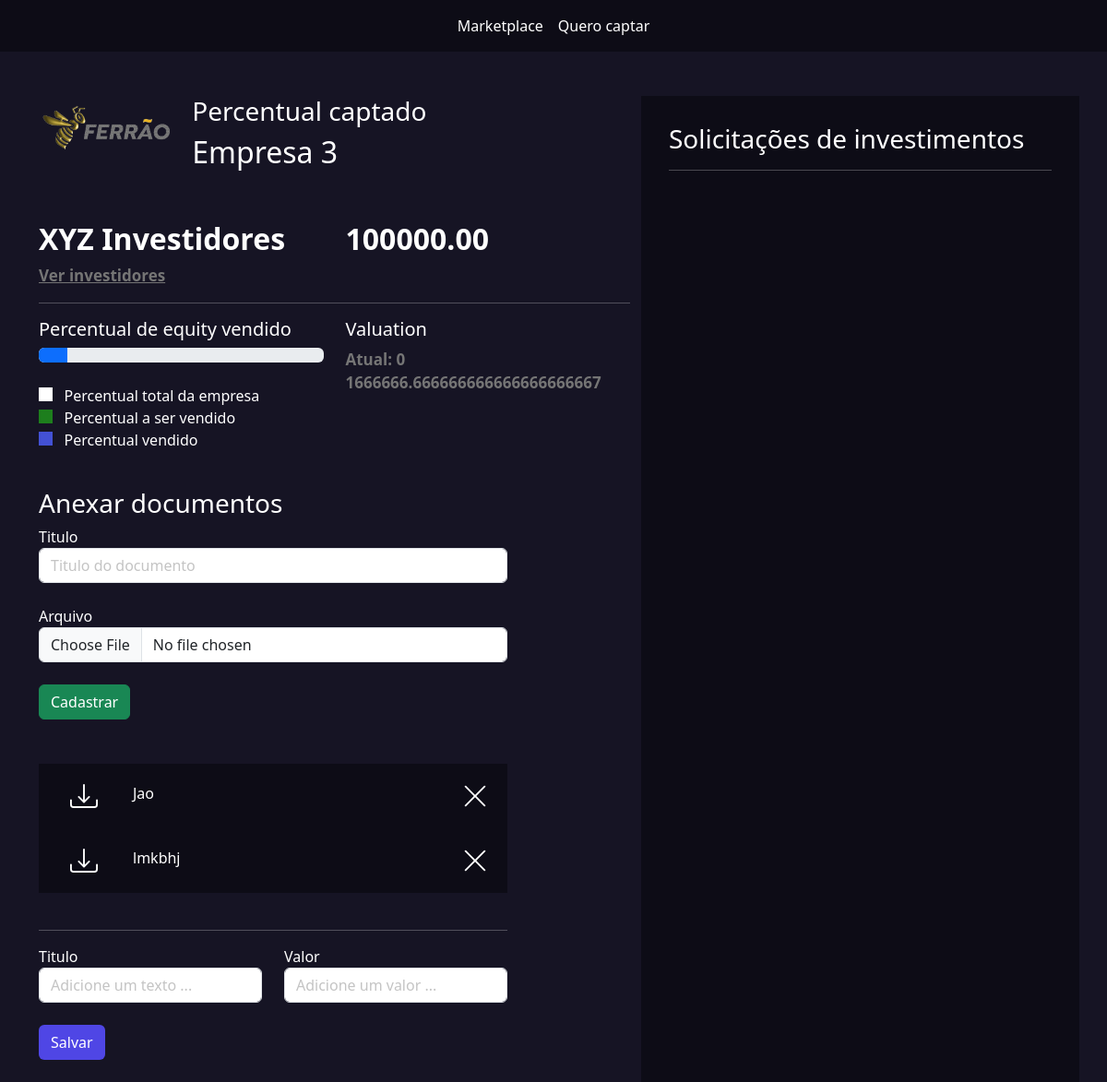
Page /empresarios/empresa/2 (signed in) on the committed database.
### empresarios/models.py (models this page shows, shortened)
class Empresas(models.Model):
    tempo_existencia_choices = (
        ('-6', 'Menos de 6 meses'),
        ('+6', 'Mais de 6 meses'),
        ('+1', 'Mais de 1 ano'),
        ('+5', 'Mais de 5 anos')
    )
    estagio_choices = (
        ('I', 'Tenho apenas uma idea'),
        ('MVP', 'Possuo um MVP'),
        ('MVPP', 'Possuo um MVP com clientes pagantes'),
        ('E', 'Empresa pronta para escalar'),
    )
    area_choices = (
        ('ED', 'Ed-tech'),
        ('FT', 'Fintech'),
        ('AT', 'Agrotech'),
    )
    user = models.ForeignKey(User, on_delete=models.DO_NOTHING)
    nome = models.CharField(max_length=50)
    cnpj = models.CharField(max_length=30)
    site = models.URLField()
    tempo_existencia = models.CharField(max_length=2, choices=tempo_existencia_choices, default='-6')
    descricao = models.TextField()
    data_final_captacao = models.DateField()
    percentual_equity = models.IntegerField() # Percentual esperado
    estagio = models.CharField(max_length=4, choices=estagio_choices, default='I')
    area = models.CharField(max_length=3, choices=area_choices)
    publico_alvo = models.CharField(max_length=3)
    valor = models.DecimalField(max_digits=9, decimal_places=2) # Valor total a ser vendido
    pitch = models.FileField(upload_to='pitchs')
    logo = models.FileField(upload_to='logo')
    @property
    def valuation(self):
        return (100 * self.valor) / self.percentual_equity

class Documento(models.Model):
    empresa = models.ForeignKey(Empresas, on_delete=models.DO_NOTHING)
    titulo = models.CharField(max_length=30)
    arquivo = models.FileField(upload_to="documentos")

### empresarios/views.py (the view)
# urls.py: path('empresa/<int:id>', views.empresa, name="empresa"),
def empresa(request, id):
    empresa = Empresas.objects.get(id=id)
    if empresa.user != request.user:
        messages.add_message(request, constants.ERROR, "Essa empresa não é sua")
        return redirect('/empresarios/listar_empresas')
    if request.method == "GET":
        documentos = Documento.objects.filter(empresa=empresa)
        proposta_investimentos = PropostaInvestimento.objects.filter(empresa=empresa)
        percentual_vendido = 0
        total_captado = sum(proposta_investimentos.filter(status='PA').values_list('valor', flat=True))
        valuation_atual = (100 * float(total_captado)) / float(percentual_vendido) if percentual_vendido != 0 else 0
        for pi in proposta_investimentos:
            if pi.status == 'PA':
                percentual_vendido += pi.percentual
        proposta_investimentos_enviada = proposta_investimentos.filter(status='PE')
        return render(request, 'empresa.html', {'empresa': empresa,
                                                 'documentos':documentos,
                                                   'proposta_investimentos_enviada':proposta_investimentos_enviada,
                                                   'percentual_vendido':int(percentual_vendido),
                                                   'total_captado':total_captado,
                                                   'valuation_atual':valuation_atual})

### templates/empresa.html (shortened to what this page needs)
{% extends "base.html" %}
{% load static %}
{% block 'head' %}
<link rel="stylesheet" href="{% static 'geral/css/listar_empresas.css' %}">
<link rel="stylesheet" href="{% static 'geral/css/empresa.css' %}">
<link rel="stylesheet" href="{% static 'usuarios/css/usuarios.css' %}">
{% endblock 'head' %}
{% block 'body' %}
    {% include "partials/barra_nav.html" %}
    <br><br>
    <div class="container">
        <div class="row">
            <div class="col-md-7">
                <div class="row">
                    <div class="col-md-3">
                        <img src="{{empresa.logo.url}}" class="foto-empresa" alt="">
                    </div>
                    <div class="col-md">
                        <h3>Percentual captado</h3>
                        <h2>{{empresa.nome}}</h2>
                    </div>
                </div>
                <br><br>
                <div class="row">
                    <div class="col-md">
                        <h2 class="titulo2">XYZ Investidores</h2>
                        <a href="#" class="sub-fonte">Ver investidores</a>
                    </div>
                    <div class="col-md">
                        <h2 class="titulo2">{{total_captado}}</h2>
                    </div>
                </div>
                <hr>
                <div class="row">
                    <div class="col-md">
                        <h5>Percentual de equity vendido</h5>
                        <div class="progress">
                            <div class="progress-bar bg-primary"
                                 style="width: {{percentual_vendido}}%"></div>
                        </div>
                        <br>
                        <label class="point-white"></label><span>&nbsp&nbsp Percentual total da empresa</span>
                        <br>
                        <label class="point-green"></label><span>&nbsp&nbsp Percentual a ser vendido</span>
                        <br>
                        <label class="point-blue"></label><span>&nbsp&nbsp Percentual vendido</span>
                    </div>
                    <div class="col-md">
                        <h5>Valuation</h5>
                        <span class="sub-fonte">Atual: {{valuation_atual}}</span>
                        <br>
                        <span class="sub-fonte">{{empresa.valuation}}</span>
                    </div>
                    <div class="documentos">
                        <h3>Anexar documentos</h3>
                        <form action="{% url 'add_doc' empresa.id %}" method="POST" enctype='multipart/form-data'>{% csrf_token %}
                            <label>Titulo</label>
                            <input type="text" name="titulo" class="form-control" placeholder="Titulo do documento">
                            <br>
                            <label>Arquivo</label>
                            <input type="file" name="arquivo" class="form-control">
                            <br>
                            <input type="submit" class="btn btn-success" value="Cadastrar">
                        </form>
                        <br><br>
                        {% for documento in documentos %}
                            <div class="list_documentos">
                                <div class="row">
                                    <div class="col-md-2" style="text-align: center">
                                        <a href="{{documento.arquivo}}">
                                        </a>
                                    </div>
                                    <div class="col-md-6">{{documento.titulo}}</div>
                                    <div class="col-md-4" style="text-align: right;">
                                        <a href="{% url 'excluir_dc' documento.id %}">
                                        </a>
                                    </div>
                                </div>
                            </div>
                        {%endfor%}
                        <br>
                        <hr>
                        <div class="row">
                            <div class="col-md">
                                <form action="{% url 'add_metrica' empresa.id %}" method="POST">{% csrf_token %}
                                <label>Titulo</label>
                                <input type="text" class="form-control" name="titulo" placeholder="Adicione um texto ...">
                            </div>
                            <div class="col-md">
                                <label>Valor</label>
                                <input type="text" class="form-control" name="valor" placeholder="Adicione um valor ...">
                            </div>
                        </div>
                        <br>
                        <input type="submit" value="Salvar" class="btn btn-indigo-normal">
                        <br><br>
                    </div>
                </div>
            </div>
            <div class="col-md-5 dark-color intereses-investimentos">
                <h3>Solicitações de investimentos</h3>
                <hr>
                <br>
            </div>
        </div>
    </div>
{% endblock 'body' %}

### templates/static/geral/css/base.css (style rules this page uses)
:root { --main-color: #161424; --dark-color: #0D0C16; --contrast-color: #4F46E5; }
body { color: white !important; background-color: var(--main-color) !important; }
.dark-color { background-color: var(--dark-color); color: white !important; }

### templates/static/geral/css/empresa.css (style rules this page uses)
.intereses-investimentos { min-height: 80vh; padding: 30px }
.foto-empresa { width: 100%; border-radius: 10px; }
.sub-fonte { color:rgb(117, 117, 117); font-size: 17px; font-weight: bold; }
.titulo2 { font-weight: bold; }
.point-white { width: 15px; height: 15px; background-color: white; }
.point-green { width: 15px; height: 15px; background-color: #1d7e1d; }
.point-blue { width: 15px; height: 15px; background-color: #4351d4; }
.documentos { width: 80%; margin-top: 40px; }
.list_documentos { background-color: var(--dark-color); padding: 20px; }

### templates/static/usuarios/css/usuarios.css (style rules this page uses)
.btn-indigo-normal { background-color: var(--contrast-color); color: white; }

### rows in the picture
Empresas: logo (picture), nome "Empresa 3", valuation "1666666.666666666666666666667"
Documento: titulo "Jao"
Documento: titulo "lmkbhj"

### other values in the picture
{{ total_captado }} "100000.00"
{{ valuation_atual }} "0"
